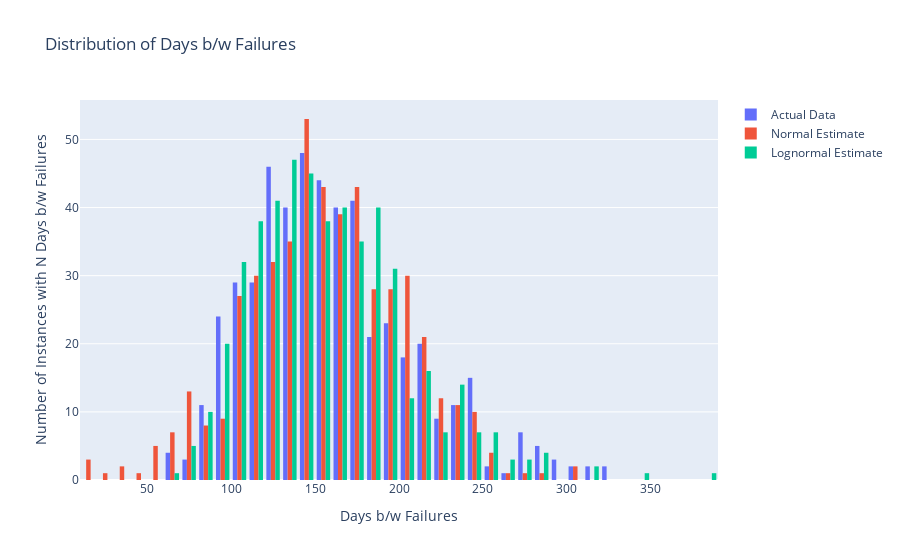

The cell this chart's notebook holds for it:
### Code cell
# estimate parameters for gaussian
lognormal_mean = 5.03
lognormal_sigma = 0.30

lognormal_samples = np.random.lognormal(
    mean=lognormal_mean,
    sigma=lognormal_sigma,
    size=n_points,
)

fig = visualize(
    lognormal_samples,
    fig=fig,
    fig_title="Distribution of Days b/w Failures",
    x_title="Days b/w Failures",
    y_title="Number of Instances with N Days b/w Failures",
    trace_name="Lognormal Estimate"
)
fig.show()

### Figure 1 — Plotly figure (JSON) as saved in the notebook; plotly's stock layout.template omitted (floating-point values rounded to 4 significant figures; data arrays with more than 128 entries replaced by an {"elided": "..."} marker saying what was removed)
{"data": [{"name": "Actual Data", "type": "histogram", "x": {"elided": "500 float values"}}, {"name": "Normal Estimate", "type": "histogram", "x": {"elided": "500 float values"}}, {"name": "Lognormal Estimate", "type": "histogram", "x": {"elided": "500 float values"}}], "layout": {"title": {"text": "Distribution of Days b/w Failures"}, "xaxis": {"title": {"text": "Days b/w Failures"}}, "yaxis": {"title": {"text": "Number of Instances with N Days b/w Failures"}}}}
